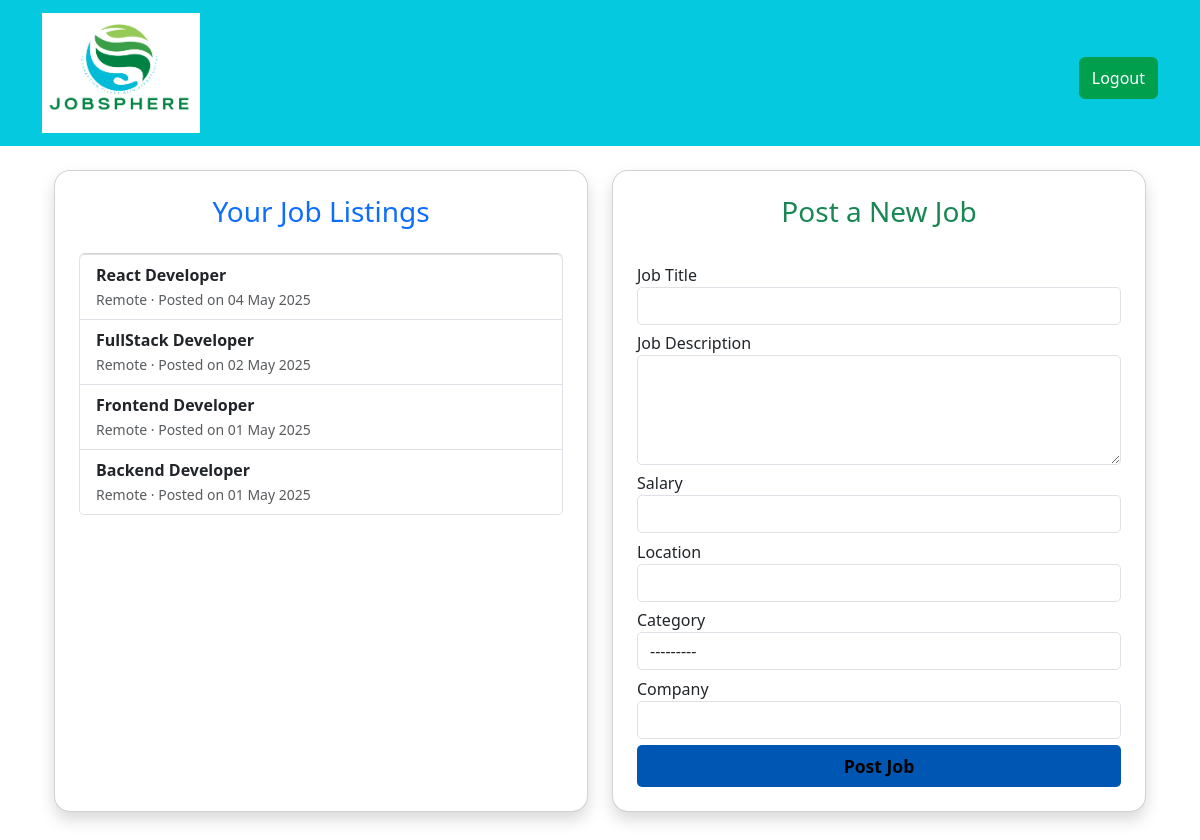
/employer/dashboard/ (signed in), run on the app's committed database.
### portal/models.py (models this page shows, shortened)
class Job(models.Model):
    CATEGORY_CHOICES = [
        ('IT', 'IT'),
        ('Finance', 'Finance'),
        ('Healthcare', 'Healthcare'),
        ('Education', 'Education'),
    ]
    title = models.CharField(max_length=200)
    description = models.TextField()
    salary = models.DecimalField(max_digits=10, decimal_places=2)
    location = models.CharField(max_length=100)
    category = models.CharField(max_length=100, choices=CATEGORY_CHOICES)
    company = models.CharField(max_length=100)
    posted_by = models.ForeignKey(User, on_delete=models.CASCADE)
    posted_at = models.DateTimeField(auto_now_add=True)

### employer/views.py (the view)
# urls.py: path('dashboard/', views.dashboard, name='employer_dashboard'),
@login_required
def dashboard(request):
    if request.method == 'POST':
        form = JobForm(request.POST)
        if form.is_valid():
            job = form.save(commit=False)
            job.posted_by = request.user
            job.save()
            return redirect('employer_dashboard')
    else:
        form = JobForm()
    jobs = Job.objects.filter(posted_by=request.user).order_by('-posted_at')
    return render(request, 'dashboard.html', {'form': form, 'jobs': jobs})

### portal/forms.py
class JobForm(forms.ModelForm):
    class Meta:
        model = Job
        fields = ['title', 'description', 'salary', 'location', 'category', 'company']
    def __init__(self, *args, **kwargs):
        super().__init__(*args, **kwargs)
        self.fields['title'].widget.attrs.update({'class': 'form-control'})
        self.fields['description'].widget.attrs.update({'class': 'form-control', 'rows': 4})
        self.fields['salary'].widget.attrs.update({'class': 'form-control'})
        self.fields['location'].widget.attrs.update({'class': 'form-control'})
        self.fields['category'].widget.attrs.update({'class': 'form-control'})
        self.fields['company'].widget.attrs.update({'class': 'form-control'})

### employer/templates/dashboard.html (shortened to what this page needs)
{% extends 'base.html' %}
{% load static %}
{% block content %}
<head>
    <link rel="stylesheet" href="{% static 'styles.css' %}">
</head>
<div class="container mt-2">
    <div class="row">
        <div class="col-md-6 mb-5">
            <div class="card shadow p-4 rounded-4 h-100">
                <h3 class="text-center text-primary mb-4">Your Job Listings</h3>
                {% if jobs %}
                <div class="list-group">
                    {% for job in jobs %}
                    <a href="#" class="list-group-item list-group-item-action">
                        <strong>{{ job.title }}</strong><br>
                        <small class="text-muted">{{ job.location }} &middot; Posted on {{ job.posted_at|date:"d M Y" }}</small>
                    </a>
                    {% endfor %}
                </div>
                {% else %}
                <p class="text-muted text-center">No job listings yet.</p>
                {% endif %}
            </div>
        </div>
        <div class="col-md-6 mb-5">
            <div class="card shadow p-4 rounded-4 h-100">
                <h3 class="text-center text-success mb-4">Post a New Job</h3>
                <form method="post">
                    <div class="form-group">
                        <label for="{{ form.title.id_for_label }}">Job Title</label>
                        {{ form.title }}
                    </div>
                    <div class="form-group">
                        <label for="{{ form.description.id_for_label }}">Job Description</label>
                        {{ form.description }}
                    </div>
                    <div class="form-group">
                        <label for="{{ form.salary.id_for_label }}">Salary</label>
                        {{ form.salary }}
                    </div>
                    <div class="form-group">
                        <label for="{{ form.location.id_for_label }}">Location</label>
                        {{ form.location }}
                    </div>
                    <div class="form-group">
                        <label for="{{ form.category.id_for_label }}">Category</label>
                        {{ form.category }}
                    </div>
                    <div class="form-group">
                        <label for="{{ form.company.id_for_label }}">Company</label>
                        {{ form.company }}
                    </div>
                    <button type="submit" class="button w-100">Post Job</button>
                </form>
            </div>
        </div>
    </div>
</div>
{% endblock %}

### jobsphere/templates/base.html (shortened to what this page needs)
{% load static %}
<!DOCTYPE html>
<html lang="en">
<head>
    {% load static %}
    <link rel="stylesheet" href="{% static 'css/styles.css' %}">
    <link href="https://cdn.jsdelivr.net/npm/bootstrap@5.3.0/dist/css/bootstrap.min.css" rel="stylesheet">
</head>
</head>
<body>
    <nav class="navbar navbar-expand-lg navbar-light" style="background-color: #05c9df;">
        <div class="container">
            <a class="navbar-brand" href="/">
                <img src="{% static 'images/logo.png' %}" alt="JobSphere" style="height: 120px;">
            </a>
            {% if user.is_authenticated %}
            <div class="ms-auto">
                <form method="post" action="{% url 'jobseeker_logout' %}">
                    <button type="submit" class="btn py-2" style="background-color: #009F4D; border-color: #009F4D; color: white;">
                        Logout
                    </button>
                                    </form>
            </div>
            {% endif %}
        </div>
    </nav>
    <div class="container mt-4">
        {% block content %}{% endblock %}
    </div>
</body>
</html>

### static/css/styles.css (style rules this page uses)
body { background-color: #f8f9fa; font-family: 'Segoe UI', Tahoma, Geneva, Verdana, sans-serif; color: #004d40; margin: 0; padding: 0; }
.navbar { background-color: #007847; }
.navbar .navbar-brand img { height: 40px; }
h1, h2, h3, h4, h5 { color: #007847; }
a { color: #00BCD4; text-decoration: none; }
form { margin-top: 10px; }

### employer/static/styles.css (style rules this page uses)
.form-group { margin-bottom: .4rem; }
.form-control { border-radius: 5px; font-size: 1rem; }
.button[type="submit"] { padding: .5rem; font-size: 1.1rem; font-weight: 600; border-radius: 5px; border: none; background-color: #0056b3; }

### data on the page
Job: title "React Developer", location "Remote", posted_at "04 May 2025"
Job: title "FullStack Developer", location "Remote", posted_at "02 May 2025"
Job: title "Frontend Developer", location "Remote", posted_at "01 May 2025"
Job: title "Backend Developer", location "Remote", posted_at "01 May 2025"
